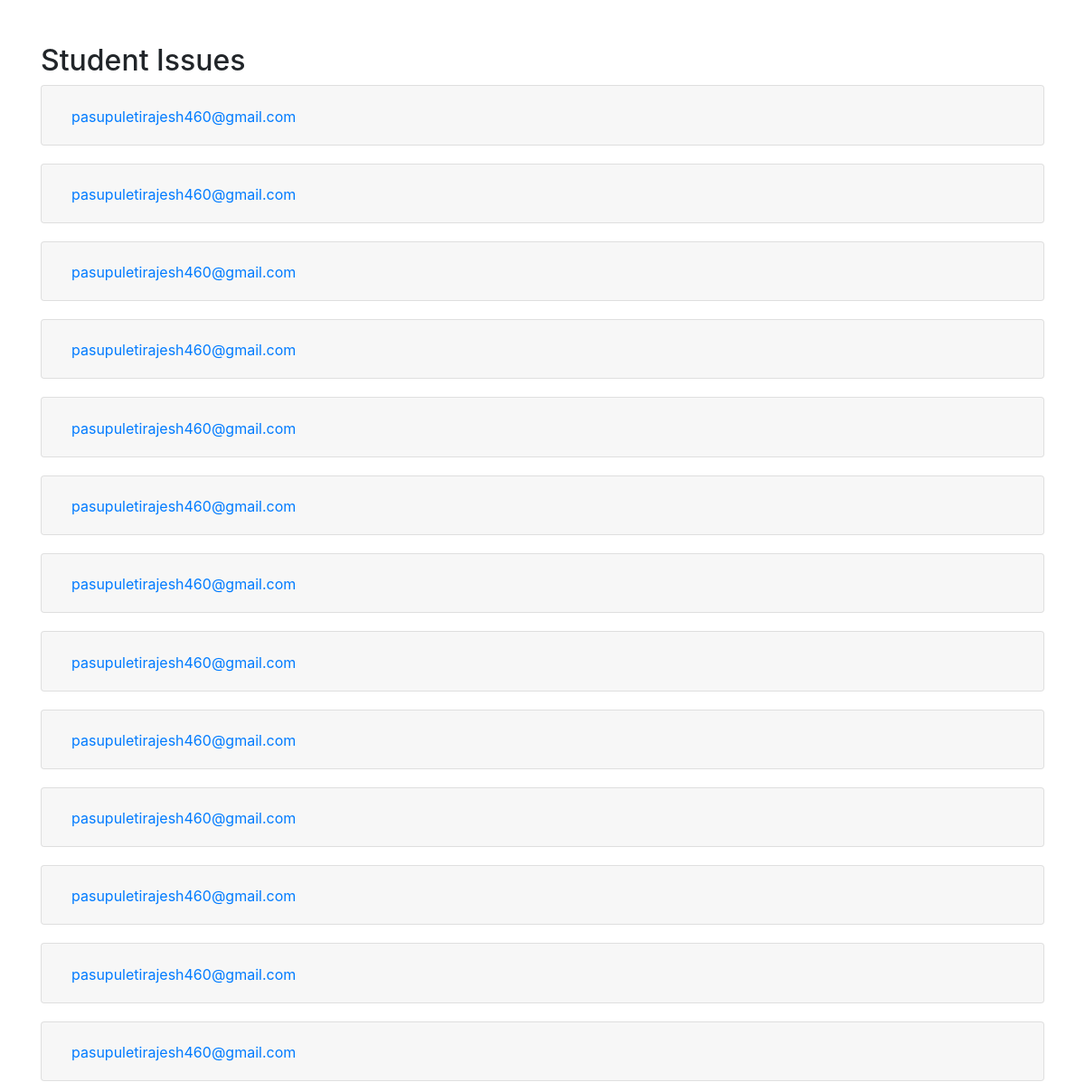
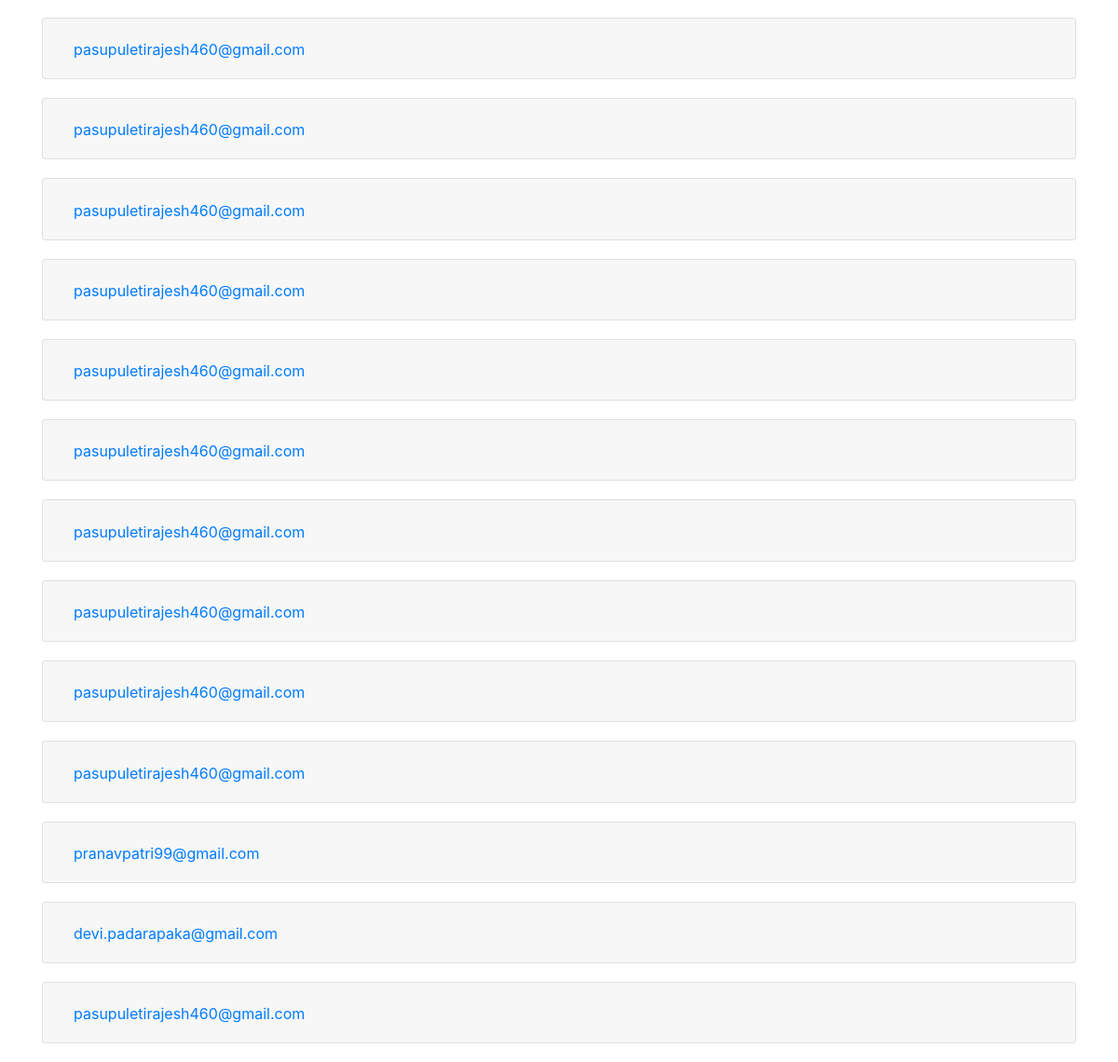
Page /app/student_adminissues/ on the committed database (2 pictures, top to bottom).
### app/models.py (models this page shows, shortened)
class StudentQueries(models.Model):
    email = models.EmailField()
    query = models.TextField()
    mobile=models.IntegerField(default=0)
    arrival_time = models.DateTimeField(default=timezone.now)

### app/views.py (the view)
# urls.py: path('student_adminissues/', views.student_adminissues, name='student_adminissues'),
def student_adminissues(request):
    student_queries = StudentQueries.objects.all().order_by('-arrival_time')
    context = {'issues': student_queries}
    return render(request, 'student_adminissues.html', context)

### templates/student_adminissues.html (shortened to what this page needs)
{% load static %}
<!DOCTYPE html>
<html lang="en">
  <head>
    <link
      rel="stylesheet"
      href="https://stackpath.bootstrapcdn.com/bootstrap/4.5.2/css/bootstrap.min.css" />
    <link
      href="https://unpkg.com/boxicons@2.1.4/css/boxicons.min.css"
      rel="stylesheet" />
  </head>
  <body>
    <div class="container mt-5">
      <h2>Student Issues</h2>
      {% for issue in issues %}
      <div class="accordion accordion-item" id="accordion{{ forloop.counter }}">
        <div class="card">
          <div class="card-header" id="heading{{ forloop.counter }}">
            <h2 class="mb-0">
              <button
                class="btn btn-link"
                type="button"
                data-toggle="collapse"
                data-target="#collapse{{ forloop.counter }}"
                aria-expanded="true"
                aria-controls="collapse{{ forloop.counter }}">
                {{ issue.email }}
              </button>
            </h2>
          </div>
        </div>
      </div>
      {% endfor %}
    </div>
  </body>
</html>

### templates/student_adminissues.html (style rules this page uses)
.accordion-item { margin-bottom: 20px; }

### rows in the picture
StudentQueries: email "pasupuletirajesh460@gmail.com"
StudentQueries: email "pasupuletirajesh460@gmail.com"
StudentQueries: email "pasupuletirajesh460@gmail.com"
StudentQueries: email "pasupuletirajesh460@gmail.com"
StudentQueries: email "pasupuletirajesh460@gmail.com"
StudentQueries: email "pasupuletirajesh460@gmail.com"
StudentQueries: email "pasupuletirajesh460@gmail.com"
StudentQueries: email "pasupuletirajesh460@gmail.com"
StudentQueries: email "pasupuletirajesh460@gmail.com"
StudentQueries: email "pasupuletirajesh460@gmail.com"
StudentQueries: email "pasupuletirajesh460@gmail.com"
StudentQueries: email "pasupuletirajesh460@gmail.com"
StudentQueries: email "pasupuletirajesh460@gmail.com"
StudentQueries: email "pasupuletirajesh460@gmail.com"
StudentQueries: email "pasupuletirajesh460@gmail.com"
StudentQueries: email "pasupuletirajesh460@gmail.com"
StudentQueries: email "pasupuletirajesh460@gmail.com"
StudentQueries: email "pasupuletirajesh460@gmail.com"
StudentQueries: email "pasupuletirajesh460@gmail.com"
StudentQueries: email "pasupuletirajesh460@gmail.com"
StudentQueries: email "pasupuletirajesh460@gmail.com"
StudentQueries: email "pasupuletirajesh460@gmail.com"
StudentQueries: email "pasupuletirajesh460@gmail.com"
StudentQueries: email "pranavpatri99@gmail.com"
StudentQueries: email "devi.padarapaka@gmail.com"
StudentQueries: email "pasupuletirajesh460@gmail.com"
